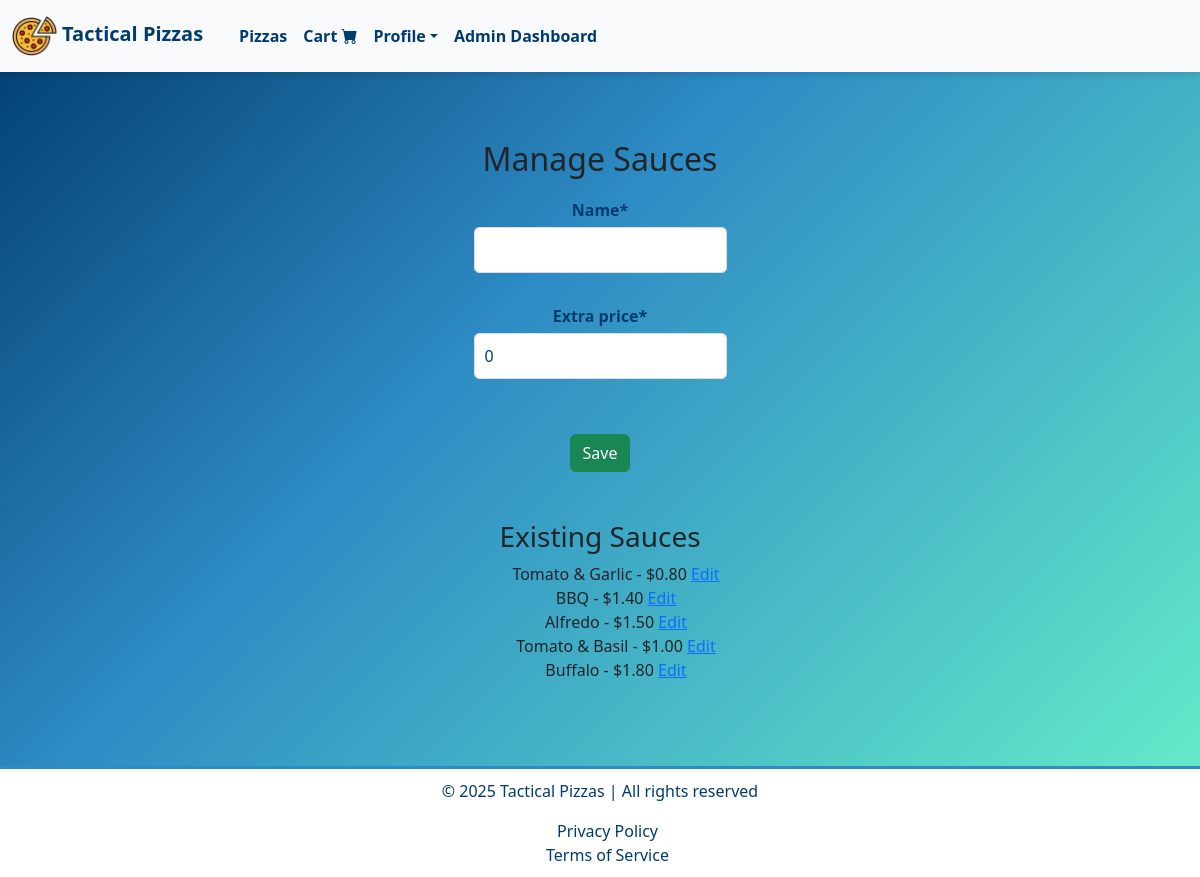
/products/staff/manage_sauces/ (signed in), run on the app's committed database.
### products/models.py (models this page shows, shortened)
class Sauce(models.Model):
    name = models.CharField(max_length=50)
    extra_price = models.DecimalField(max_digits=5, decimal_places=2, default=0)
    sauce_id = models.CharField(max_length=10, unique=True, blank=True, editable=False)

### products/views.py (the view)
# urls.py: path('staff/manage_sauces/', views.manage_sauces, name='manage_sauces'),
@cache_control(no_cache=True, must_revalidate=True, no_store=True)
@user_passes_test(staff_required)
def manage_sauces(request):
    if request.method == "POST":
        form = SauceForm(request.POST)
        if form.is_valid():
            form.save()
            messages.success(request, "Sauce saved successfully.")
            return redirect('manage_sauces')
    else:
        form = SauceForm()
    sauces = Sauce.objects.all()
    return render(request, 'staff/manage_sauces.html', {
        'form': form,
        'sauces': sauces,
    })

### products/views.py (called while the page is built)
def staff_required(user):
    return user.is_staff

### register/context_processors.py (called while the page is built)
def auth_forms(request):
    return {
        'login_form': AuthenticationForm(),
        'register_form': NewUserForm(),
    }

def update_profile_form(request):
    if request.user.is_authenticated:
        return {'update_profile_form': UserProfileUpdateForm(instance=request.user)}
    return {}

### products/templates/staff/manage_sauces.html (shortened to what this page needs)
{% extends "layout.html" %}
{% load static %}
{% load crispy_forms_tags %}
{% block navbar %}
    {% include "navbar.html" %}
{% endblock %}
{% block body %}
<div class="container my-5">
    <h2>Manage Sauces</h2>
    <form method="post" class="custom-form">
        {{ form|crispy }}
        <button type="submit" class="btn btn-success">Save</button>
    </form>
    <h3 class="mt-5">Existing Sauces</h3>
    <ul>
        {% for sauce in sauces %}
        <div>{{ sauce.name }} - ${{ sauce.extra_price }}
            <a href="{% url 'edit_sauce' sauce.id %}">Edit</a>
        </div>
        {% endfor %}
    </ul>
</div>
{% endblock %}
{% block footer %}
    {% include "footer.html" %}
{% endblock %}

### static/css/styles.css (style rules this page uses)
body { margin: 0; padding: 0; font-family: "Poppins", Arial, sans-serif; min-height: 100vh; position: relative; background: linear-gradient(135deg, #003b6f 0%, #2e8cc4 40%, #69f3c9 100%); }
.container { padding: 20px; border-radius: 10px; max-width: 600px; margin: 20px auto; position: relative; text-align: center; }
.btn-success { background-color: #28a745; color: #fff; }
.custom-form { margin: 20px auto; display: flex; flex-direction: column; align-items: center; justify-content: center; max-width: 400px; }
.custom-form .form-control { background-color: #ffffff; color: #003b6f; border: 1px solid #ddd; padding: 10px; font-size: 1rem; border-radius: 5px; width: 100%; max-width: 500px; margin-bottom: 15px; }
.custom-form label { color: #003b6f; font-weight: bold; margin-bottom: 5px; text-align: center; }
.custom-form .form-control::placeholder { color: #729f87; }

### data on the page
Sauce: name "Tomato & Garlic", extra_price "0.80"
Sauce: name "BBQ", extra_price "1.40"
Sauce: name "Alfredo", extra_price "1.50"
Sauce: name "Tomato & Basil", extra_price "1.00"
Sauce: name "Buffalo", extra_price "1.80"
